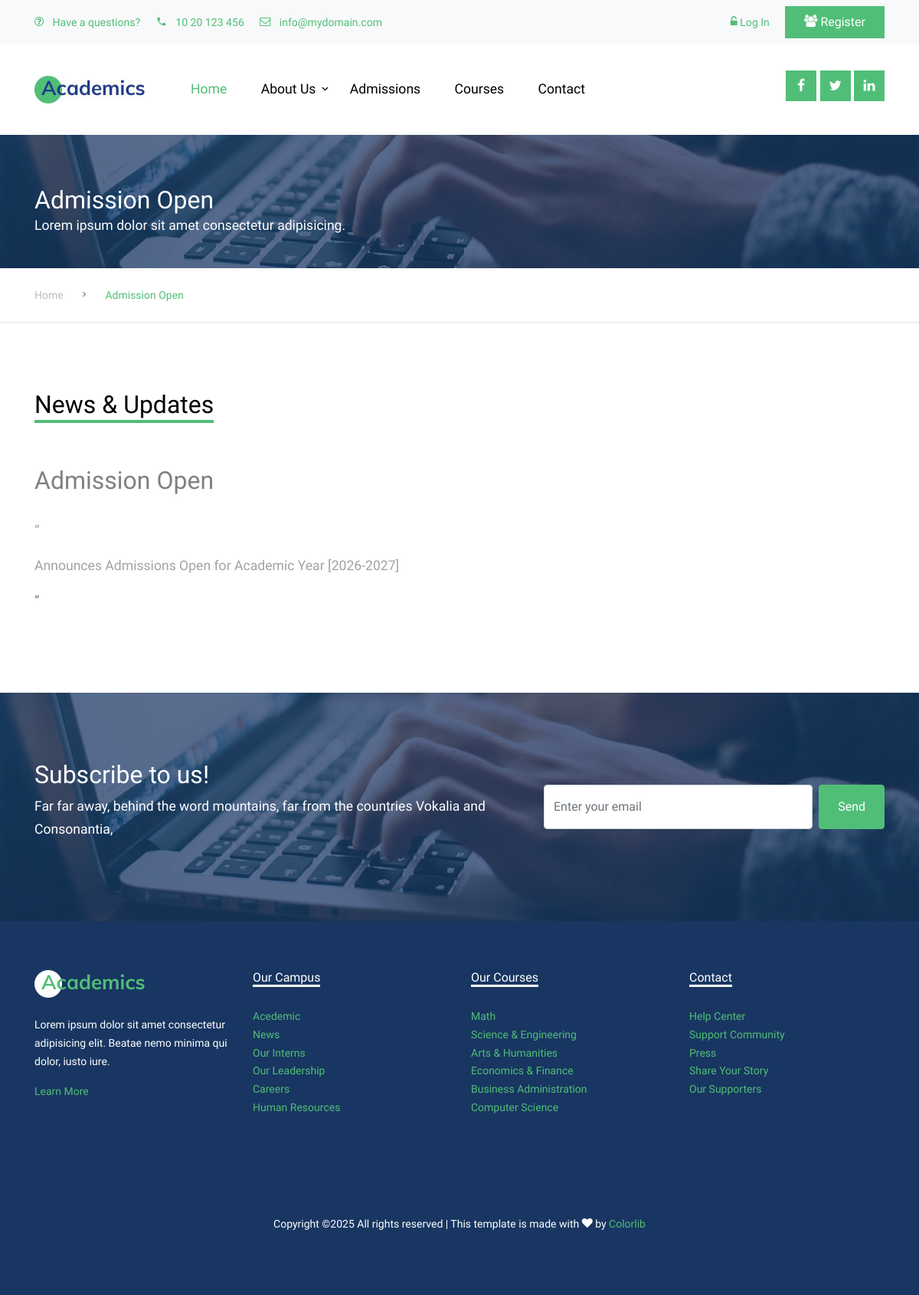
Page /newsdetails/1 on the committed database.
### news/models.py (models this page shows)
class News(models.Model):
    news_title = models.CharField(max_length=100)
    news_description = HTMLField()

### programs/views.py (the view)
# urls.py: path('newsdetails/<id>',views.newsdetails)
def newsdetails(request,id):
    newsdetails=News.objects.get(id= id)
    data = {
        'newsdetails' : newsdetails
    }
    return render(request,"newsdetails.html",data)

### templates/newsdetails.html
{% extends 'base.html' %}
  {% block content %}
    <div class="site-section ftco-subscribe-1 site-blocks-cover pb-4" style="background-image: url('/static/images/bg_1.jpg')">
        <div class="container">
          <div class="row align-items-end">
            <div class="col-lg-7">
              <h2 class="mb-0">{{newsdetails.news_title}}</h2>
              <p>Lorem ipsum dolor sit amet consectetur adipisicing.</p>
            </div>
          </div>
        </div>
      </div>
    <div class="custom-breadcrumns border-bottom">
      <div class="container">
        <a href="index.html">Home</a>
        <span class="mx-3 icon-keyboard_arrow_right"></span>
        <span class="current">{{newsdetails.news_title}}</span>
      </div>
    </div>
    <div class="site-section">
            <div class="container">
              <div class="row mb-5">
                <div class="col-lg-4">
                  <h2 class="section-title-underline">
                    <span>News & Updates</span>
                  </h2>
                </div>
              </div>
                <div class="ftco-testimonial-1">
                  <div class="ftco-testimonial-vcard d-flex align-items-center mb-4">
                    <div>
                      <h2>{{newsdetails.news_title}}</h2>
                    </div>
                  </div>
                  <div>
                    <p>&ldquo;{{newsdetails.news_description | safe}}&rdquo;</p>
                  </div>
                </div>
              </div>
            </div>
        </div>
  {% endblock %}

### static/css/style.css (style rules this page uses)
body { line-height: 1.7; color: gray; font-weight: 300; font-size: 1.1rem; }
a { -webkit-transition: .3s all ease; -o-transition: .3s all ease; transition: .3s all ease; }
h1, h2, h3, h4, h5, .h1, .h2, .h3, .h4, .h5 { font-family: "Muli", -apple-system, BlinkMacSystemFont, "Segoe UI", Roboto, "Helvetica Neue", Arial, sans-serif, "Apple Color Emoji", "Segoe UI Emoji", "Segoe UI Symbol", "Noto Color Emoji"; }
.site-section { padding: 2.5em 0; }
@media (min-width: 768px) { .site-section { padding: 5em 0; } }
.sticky-wrapper + .site-blocks-cover { margin-top: 96px; }
.custom-breadcrumns { padding: 20px 0; }
.custom-breadcrumns span, .custom-breadcrumns a { font-size: 14px; }
.custom-breadcrumns a { display: inline-block; color: #bdbdbd; }
.custom-breadcrumns .current { color: #51be78; }
.section-title-underline { color: #000; }
.section-title-underline span { display: inline-block; border-bottom: 4px solid #51be78; }
.ftco-testimonial-1 p { color: #a2a2a2; }
.ftco-subscribe-1 { background-size: cover; background-position: center center; background-repeat: no-repeat; position: relative; }
.ftco-subscribe-1:before { position: absolute; content: ""; background: #183661; opacity: .7; z-index: 1; top: 0; left: 0; right: 0; bottom: 0; }
.ftco-subscribe-1 > .container { position: relative; z-index: 2; }
.ftco-subscribe-1 > .container h2, .ftco-subscribe-1 > .container p { color: #fff; }

### rows in the picture
News: news_title "Admission Open", news_description "Announces Admissions Open for Academic Year [2026-2027]"
